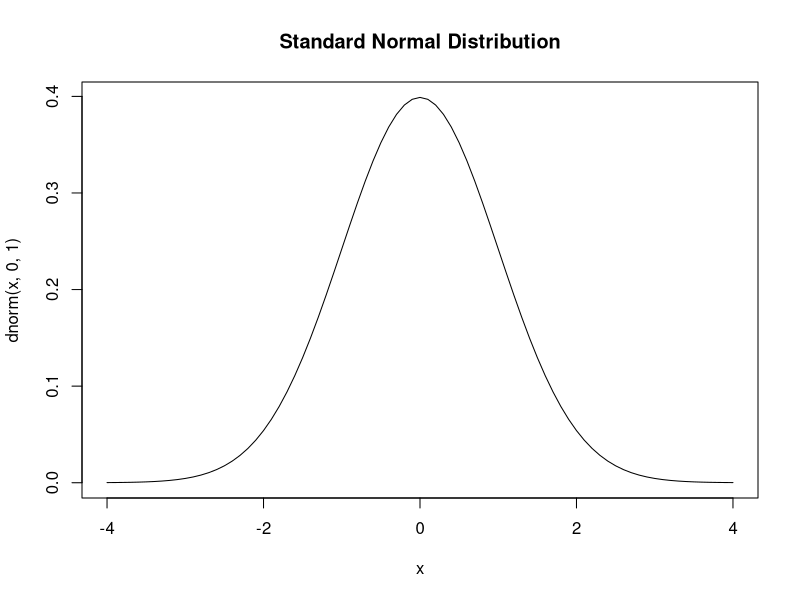
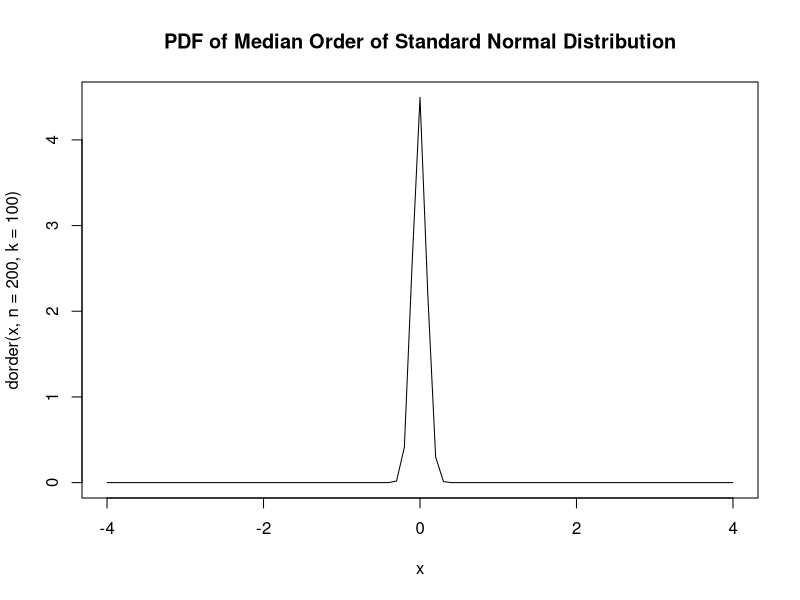
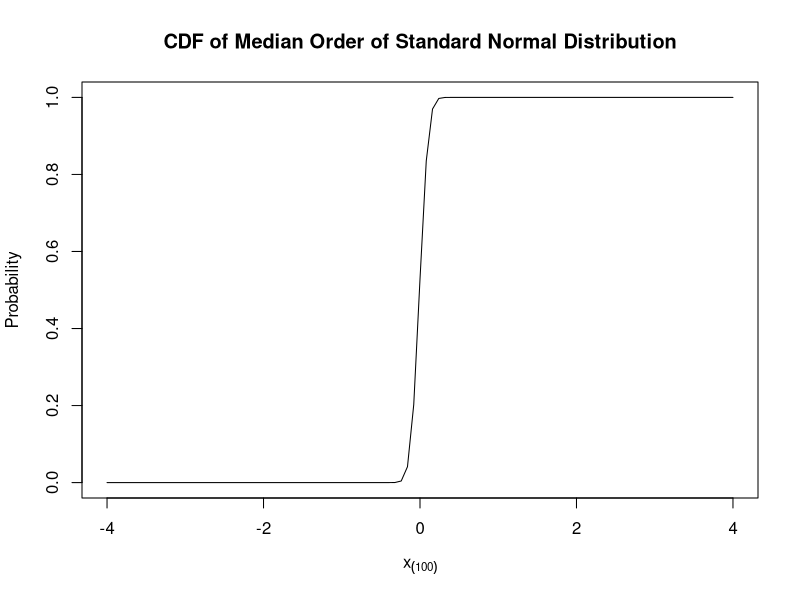
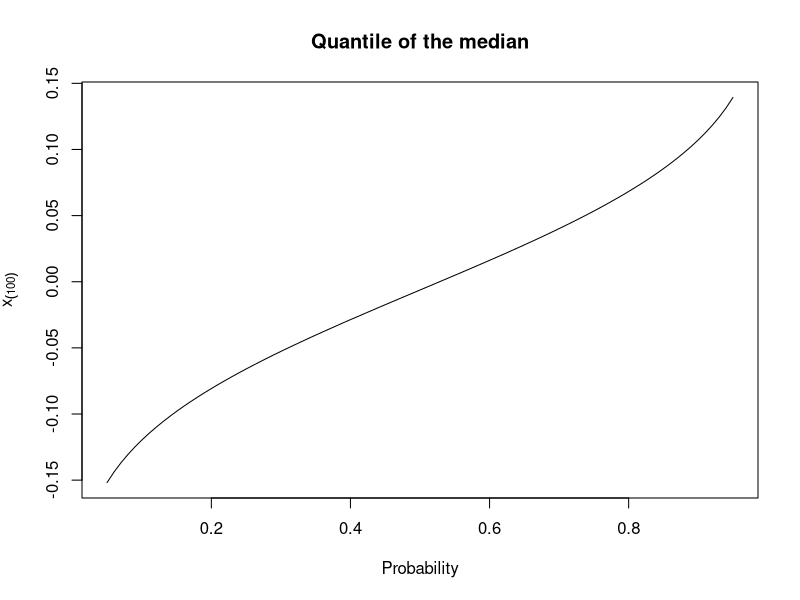
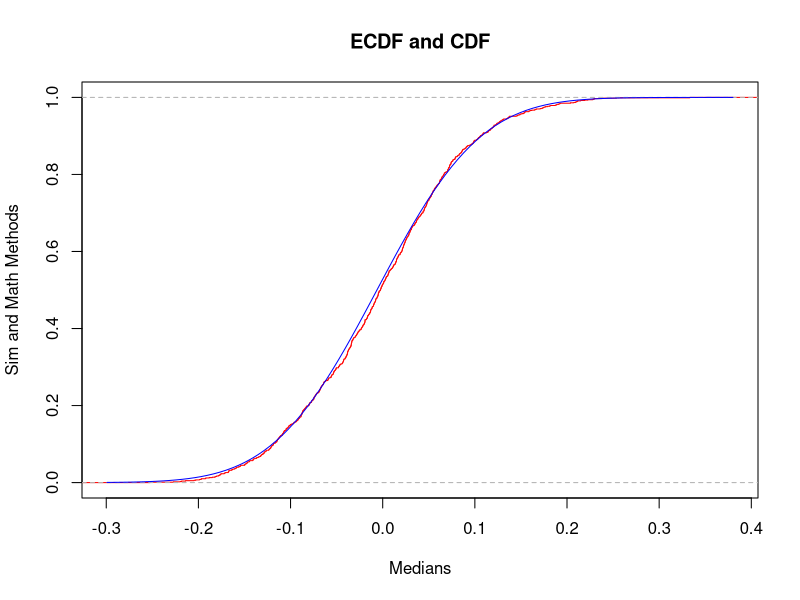
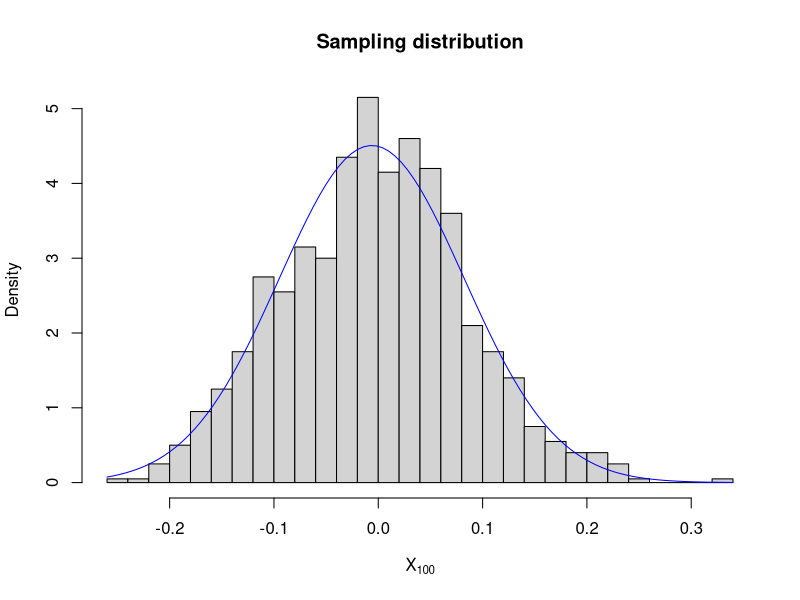
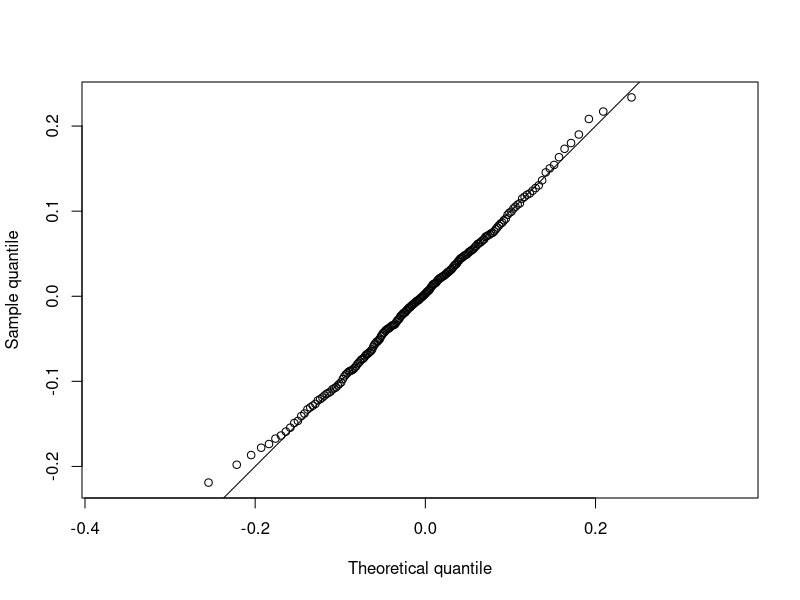
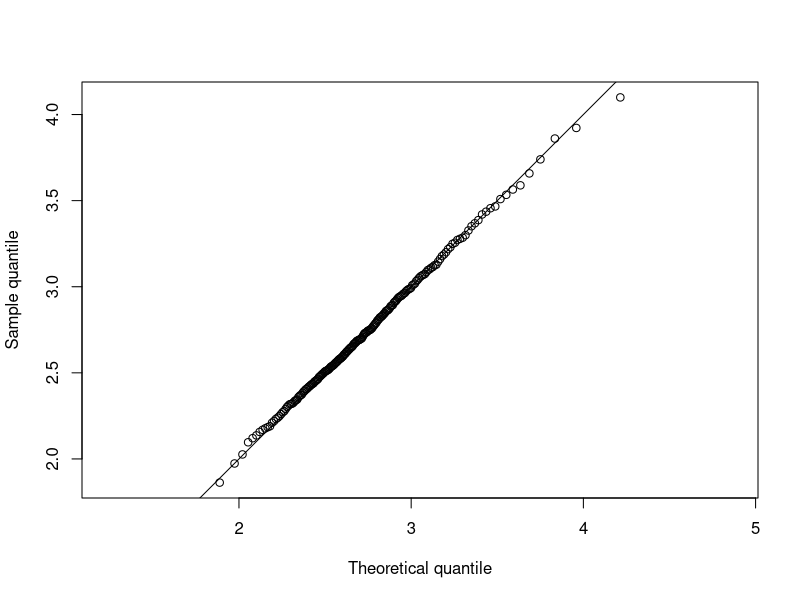

Write the R code that produced these figures, in order.
## ---- chunk 1
knitr::opts_chunk$set(echo=TRUE, warning=FALSE, message=FALSE)
## ---- chunk 2
dorder <- function(x,n,k){
  k*choose(n,k)*(pnorm(x))^(k-1)*(1-pnorm(x))^(n-k)*dnorm(x)
}

x <- seq(-4,4,by=0.1)
plot(x,dnorm(x,0,1),type = "l",main = "Standard Normal Distribution")
plot(x,dorder(x,n=200,k=100),type = "l",main = "PDF of Median Order of Standard Normal Distribution")
## ---- chunk 3
porder <- function(x,n,k){
  pbinom(k-1,n,pnorm(x,0,1),lower.tail = F)
}

curve(porder(x,n=200,k=100),-4,4,xlab=parse(text="x[(100)]"),ylab=("Probability"),main = "CDF of Median Order of Standard Normal Distribution")
## ---- chunk 4
qorder <- function(p,n,k){
  out <- p
  for(i in seq_along(p)){
    out[i] <- uniroot(function(x){porder(x,n,k)-p[i]},c(-100,100))$root
  }
  out
}

p <- seq(0.05,0.95,by=0.01)
plot(p,qorder(p,200,100),type = "l",ylab=parse(text="x[(100)]"),xlab=("Probability"),main = "Quantile of the median")
## ---- chunk 5
sim_median <- NA
for (i in 1:1000) {
  sim_median[i] <- median(rnorm(200))
}
sim_median_ecdf <- ecdf(sim_median) 
plot(sim_median_ecdf, do.points = FALSE, col = "red", main = "ECDF and CDF", xlab = "Medians", ylab = "Sim and Math Methods")
curve(porder(x,k=100,n=200), add = TRUE, col = "blue")
## ---- chunk 6
hist(sim_median, breaks = 30, col = "lightgray", freq = FALSE,
     xlab = parse(text = "X[100]"), ylab = "Density", main = "Sampling distribution")
curve(dorder(x,n=200,k=100),add = TRUE, xlab="Median",ylab = "Density",col = "blue")
## ---- chunk 7
p <- ppoints(200)
x <- qorder(p,n=200,k=100)
y <- quantile(sim_median, probs = p)

plot(x,y, asp = 1, xlab = "Theoretical quantile", ylab = "Sample quantile")
abline(0,1)
## ---- chunk 8
#dorder
dorder <- function(x,n,k){
  k*choose(n,k)*(pnorm(x))^(k-1)*(1-pnorm(x))^(n-k)*dnorm(x)
}

#porder
porder <- function(x,n,k){
  pbinom(k-1,n,pnorm(x,0,1),lower.tail = F)
}

#qorder
qorder <- function(p,n,k){
  out <- p
  for(i in seq_along(p)){
    out[i] <- uniroot(function(x){porder(x,n,k)-p[i]},c(-100,100))$root
  }
  out
}
## ---- chunk 9
sim_max <- NA
for (i in 1:1000) {
  sim_max[i] <- max(rnorm(200))
}


p <- ppoints(200)
x <- qorder(p,n=200,k=200)
y <- quantile(sim_max, probs = p)

plot(x,y, asp = 1, xlab = "Theoretical quantile", ylab = "Sample quantile")
abline(0,1)
## ---- chunk 10
#dorder
dorder_all <- function(x,n,k,dist="norm", ...){
  pf <- get(paste0("p",dist))
  df <- get(paste0("d",dist))
  k*choose(n,k)*(pf(x,...))^(k-1)*(1-pf(x, ...))^(n-k)*df(x, ...) 
}

#porder
porder_all <- function(x,n,k,dist="norm", ...){
  pf <- get(paste0("p",dist))
  df <- get(paste0("d",dist))
  pbinom(k-1,n,pf(x, ...),lower.tail = F)
}

#qorder
qorder_all <- function(p,n,k,dist="norm", ...){
  pf <- get(paste0("p",dist))
  df <- get(paste0("d",dist))
  out <- p
  for(i in seq_along(p)){
    out[i] <- uniroot(function(x){porder_all-p[i]},c(-100,100))$root
  }
  out
}
## ---- chunk 11
curve(dorder_all(x,n=200,k=1,dist="norm"),-5,5,xlab=parse(text="x[(1)]"),ylab=("Density"),main = "PDF of min of Standard Normal Distribution")
## ---- chunk 12
curve(porder_all(x,n=200,k=1,dist="norm"),-5,5,xlab=parse(text="x[(1)]"),ylab=("Probablity"),main = "CDF of min of Standard Normal Distribution")
## ---- chunk 13
curve(dorder_all(x,n=200,k=1,dist="exp"),-0.1,0.1,xlab=parse(text="x[(1)]"),ylab=("Density"),main = "PDF of min of Exponential Distribution")
## ---- chunk 14
curve(porder_all(x,n=200,k=1,dist="exp"),-0.1,0.1,xlab=parse(text="x[(1)]"),ylab=("Probablity"),main = "CDF of min of Exponential Distribution")
